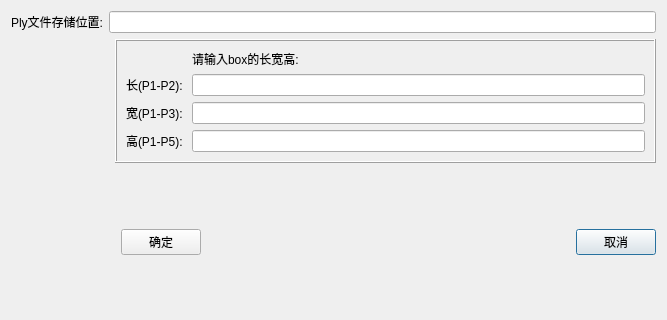
<?xml version="1.0" encoding="UTF-8"?>
<ui version="4.0">
 <class>EvisionCreateCubePolyClass</class>
 <widget class="QDialog" name="EvisionCreateCubePolyClass">
  <property name="geometry">
   <rect>
    <x>0</x>
    <y>0</y>
    <width>667</width>
    <height>320</height>
   </rect>
  </property>
  <property name="windowTitle">
   <string>Create Cube Poly</string>
  </property>
  <layout class="QGridLayout" name="gridLayout_2">
   <item row="0" column="0">
    <widget class="QLabel" name="label_6">
     <property name="maximumSize">
      <size>
       <width>100</width>
       <height>16777215</height>
      </size>
     </property>
     <property name="text">
      <string>Ply文件存储位置:</string>
     </property>
    </widget>
   </item>
   <item row="1" column="2" colspan="5">
    <widget class="QFrame" name="frame">
     <property name="frameShape">
      <enum>QFrame::Box</enum>
     </property>
     <property name="frameShadow">
      <enum>QFrame::Raised</enum>
     </property>
     <layout class="QGridLayout" name="gridLayout">
      <item row="6" column="0">
       <widget class="QLabel" name="label_5">
        <property name="maximumSize">
         <size>
          <width>60</width>
          <height>50</height>
         </size>
        </property>
        <property name="text">
         <string>高(P1-P5):</string>
        </property>
       </widget>
      </item>
      <item row="1" column="1" colspan="2">
       <widget class="QLabel" name="label_2">
        <property name="text">
         <string>请输入box的长宽高:</string>
        </property>
       </widget>
      </item>
      <item row="3" column="0">
       <widget class="QLabel" name="label_3">
        <property name="maximumSize">
         <size>
          <width>60</width>
          <height>50</height>
         </size>
        </property>
        <property name="text">
         <string>长(P1-P2):</string>
        </property>
       </widget>
      </item>
      <item row="6" column="1" colspan="2">
       <widget class="QLineEdit" name="lineEdit_height"/>
      </item>
      <item row="4" column="0">
       <widget class="QLabel" name="label_4">
        <property name="maximumSize">
         <size>
          <width>60</width>
          <height>50</height>
         </size>
        </property>
        <property name="text">
         <string>宽(P1-P3):</string>
        </property>
       </widget>
      </item>
      <item row="4" column="1" colspan="2">
       <widget class="QLineEdit" name="lineEdit_width"/>
      </item>
      <item row="3" column="1" colspan="2">
       <widget class="QLineEdit" name="lineEdit_length"/>
      </item>
     </layout>
    </widget>
   </item>
   <item row="3" column="6">
    <widget class="QPushButton" name="pushButton_cancel">
     <property name="text">
      <string>取消</string>
     </property>
    </widget>
   </item>
   <item row="3" column="5">
    <spacer name="horizontalSpacer">
     <property name="orientation">
      <enum>Qt::Horizontal</enum>
     </property>
     <property name="sizeHint" stdset="0">
      <size>
       <width>40</width>
       <height>20</height>
      </size>
     </property>
    </spacer>
   </item>
   <item row="1" column="0" rowspan="3" colspan="2">
    <widget class="QLabel" name="label">
     <property name="sizePolicy">
      <sizepolicy hsizetype="Preferred" vsizetype="Preferred">
       <horstretch>0</horstretch>
       <verstretch>0</verstretch>
      </sizepolicy>
     </property>
     <property name="maximumSize">
      <size>
       <width>345</width>
       <height>270</height>
      </size>
     </property>
     <property name="autoFillBackground">
      <bool>false</bool>
     </property>
     <property name="text">
      <string/>
     </property>
     <property name="pixmap">
      <pixmap resource="EvisionPolyTracker.qrc">:/EvisionPolyTracker/resource/Cube.png</pixmap>
     </property>
     <property name="scaledContents">
      <bool>true</bool>
     </property>
    </widget>
   </item>
   <item row="0" column="1" colspan="6">
    <widget class="QLineEdit" name="lineEdit_savepath"/>
   </item>
   <item row="2" column="5">
    <spacer name="verticalSpacer">
     <property name="orientation">
      <enum>Qt::Vertical</enum>
     </property>
     <property name="sizeHint" stdset="0">
      <size>
       <width>20</width>
       <height>40</height>
      </size>
     </property>
    </spacer>
   </item>
   <item row="4" column="0">
    <spacer name="verticalSpacer_2">
     <property name="orientation">
      <enum>Qt::Vertical</enum>
     </property>
     <property name="sizeHint" stdset="0">
      <size>
       <width>20</width>
       <height>40</height>
      </size>
     </property>
    </spacer>
   </item>
   <item row="3" column="3">
    <widget class="QPushButton" name="pushButton_confirm">
     <property name="text">
      <string>确定</string>
     </property>
    </widget>
   </item>
  </layout>
 </widget>
 <resources>
  <include location="EvisionPolyTracker.qrc"/>
 </resources>
 <connections>
  <connection>
   <sender>pushButton_confirm</sender>
   <signal>clicked()</signal>
   <receiver>EvisionCreateCubePolyClass</receiver>
   <slot>onPush_confirm()</slot>
   <hints>
    <hint type="sourcelabel">
     <x>463</x>
     <y>422</y>
    </hint>
    <hint type="destinationlabel">
     <x>530</x>
     <y>415</y>
    </hint>
   </hints>
  </connection>
  <connection>
   <sender>pushButton_cancel</sender>
   <signal>clicked()</signal>
   <receiver>EvisionCreateCubePolyClass</receiver>
   <slot>onPush_cancel()</slot>
   <hints>
    <hint type="sourcelabel">
     <x>641</x>
     <y>417</y>
    </hint>
    <hint type="destinationlabel">
     <x>635</x>
     <y>365</y>
    </hint>
   </hints>
  </connection>
 </connections>
 <slots>
  <slot>onPush_confirm()</slot>
  <slot>onPush_cancel()</slot>
 </slots>
</ui>
